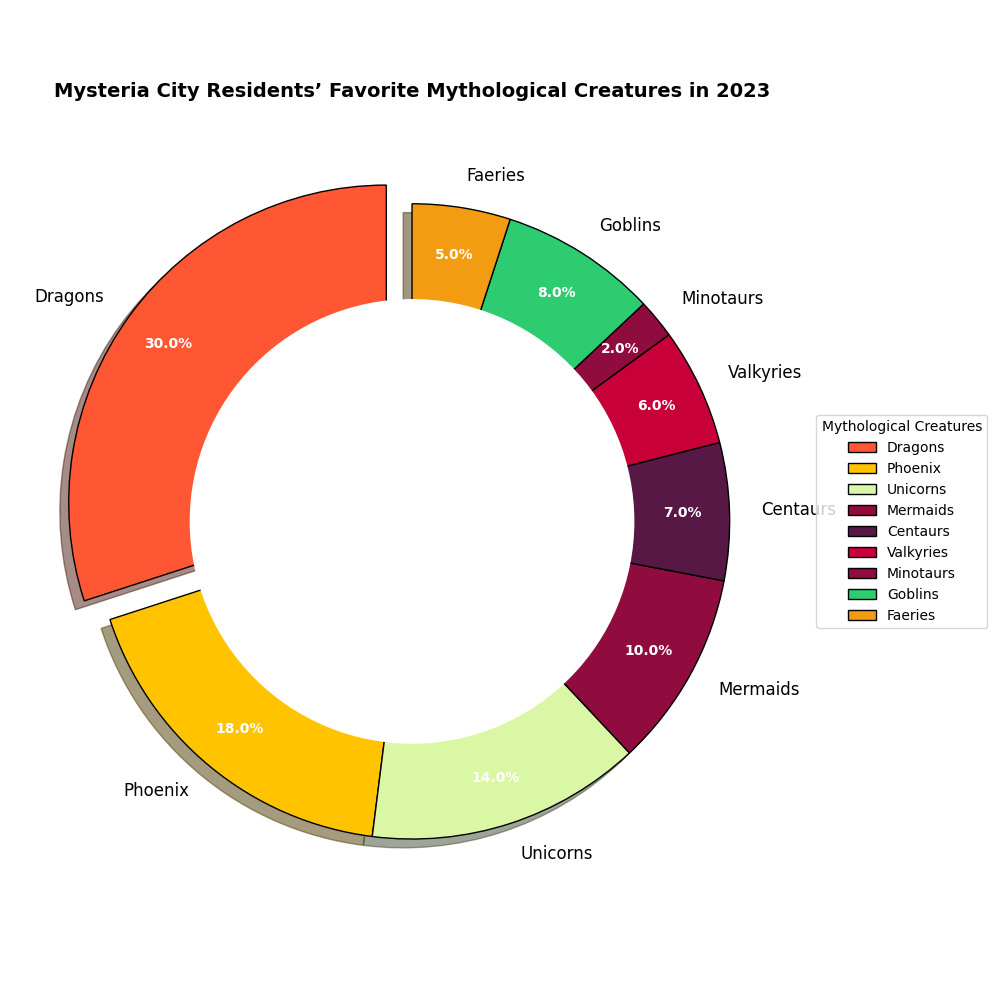

Here is the Python script that generated this plot:
import matplotlib.pyplot as plt

# Mythological creatures and their popularity percentages:
creatures = ['Dragons', 'Phoenix', 'Unicorns', 'Mermaids', 'Centaurs', 'Valkyries', 'Minotaurs', 'Goblins', 'Faeries']
popularity = [30, 18, 14, 10, 7, 6, 2, 8, 5]

# Colors for each creature
colors = ['#FF5733', '#FFC300', '#DAF7A6', '#900C3F', '#581845', '#C70039', '#900C3F', '#2ECC71', '#F39C12']

# Highlight the top favorite creature (Dragons) by separating it slightly
explode = [0.1 if creature == 'Dragons' else 0 for creature in creatures]

# Create the main pie chart showcasing the popularity of mythological creatures
plt.figure(figsize=(10, 10))
wedges, texts, autotexts = plt.pie(
    popularity, 
    explode=explode, 
    labels=creatures, 
    autopct='%1.1f%%', 
    startangle=90, 
    colors=colors, 
    pctdistance=0.85, 
    wedgeprops={'edgecolor': 'black'}, 
    shadow=True
)

# Customize the legend to place it outside the pie chart
plt.legend(wedges, creatures, title="Mythological Creatures", loc="center left", bbox_to_anchor=(1, 0, 0.5, 1), fontsize=10)

# Customize the text properties for better readability
plt.setp(autotexts, size=10, color="white", weight="bold")
plt.setp(texts, size=12)

# Add a title to the chart
plt.title('Mysteria City Residents’ Favorite Mythological Creatures in 2023', fontsize=14, fontweight='bold', pad=20)

# Draw a circle at the center of pie to convert it into a doughnut chart
centre_circle = plt.Circle((0, 0), 0.70, fc='white')
fig = plt.gcf()
fig.gca().add_artist(centre_circle)

# Ensure the layout is tidy to avoid overlapping
plt.tight_layout()

# Display the chart
plt.show()
